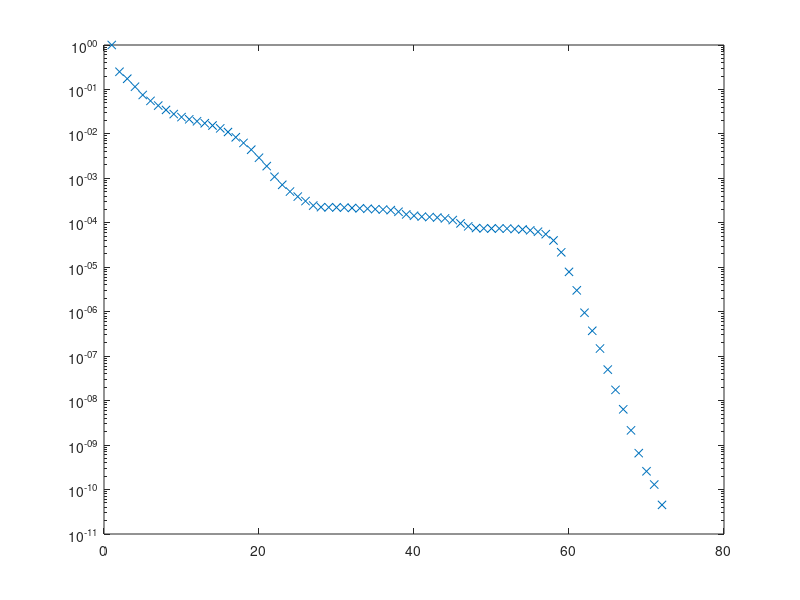

Recreate this plot in MATLAB. (Note: this script raises an error after producing the figure.)
clear all;
close all;
load mat1.mat;

tol = 1e-10;
n = size(A, 1);
maxit = 2*n;
x0 = zeros(n,1);

[M1,M2] = ilu(A);
%M1 = diag(diag(A));
%M1 = eye(n);
%M2 = M1';

normRHS = norm(M2\(M1\b));
figure

% test avec m > iter == gmres
[x, flag, resrel, iter, resvec] = gmres(A, b, [], tol, maxit, M1, M2, x0);

fprintf(' flag : %5d \n', flag);
fprintf(' nbiter : %5d \n', iter);
fprintf(' résidu relatif: %3.1e \n', resrel);
semilogy(resvec/normRHS, 'x');
hold on;

m = 30;
[x, flag, resrel, iter, resvec] = dqGMRES2(A, b, m, tol, maxit, M1, M2, x0);
fprintf(' flag : %5d \n', flag);
fprintf(' nbiter : %5d \n', iter);
fprintf(' résidu relatif: %3.1e \n', resrel);
semilogy(resvec/normRHS, 'o');
title(['mat1, tol = 1e-10, ilu precondtionner'],'FontSize',12);
legend('gmres', ['dqgmres(',num2str(m),')']);
